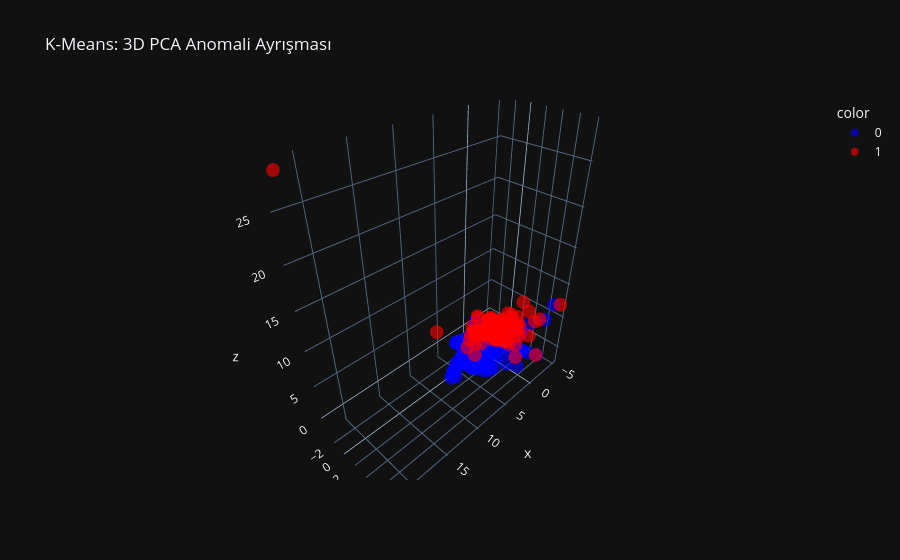

The notebook cell this image was saved under:
### Markdown cell above
---
## Bölüm 3: K-Means Clustering

### Code cell
km = KMeans(n_clusters=10, random_state=42, n_init='auto')
km.fit(X_normal_train)
scores_val = np.min(km.transform(X_val_s), axis=1)
km_thresh, _ = find_best_threshold(scores_val, y_val.values)
scores_test = np.min(km.transform(X_test_s), axis=1)
y_pred = (scores_test > km_thresh).astype(int)
print(classification_report(y_test, y_pred, target_names=['Normal', 'Anomali']))
print(f"AUC: {roc_auc_score(y_test, scores_test):.4f}")

from sklearn.decomposition import PCA
pca = PCA(n_components=3); X_pca = pca.fit_transform(X_test_s)
fig = px.scatter_3d(x=X_pca[:,0], y=X_pca[:,1], z=X_pca[:,2], color=y_test.astype(str),
                    color_discrete_map={'0':'blue','1':'red'}, opacity=0.6,
                    title="K-Means: 3D PCA Anomali Ayrışması")
fig.update_layout(template='plotly_dark'); fig.show()

### Figure 1 — Plotly figure (JSON) as saved in the notebook; plotly's stock layout.template omitted (floating-point values rounded to 4 significant figures; data arrays with more than 128 entries replaced by an {"elided": "..."} marker saying what was removed)
{"data": [{"hovertemplate": "color=0<br>x=%{x}<br>y=%{y}<br>z=%{z}<extra></extra>", "legendgroup": "0", "marker": {"color": "blue", "opacity": 0.6, "symbol": "circle"}, "mode": "markers", "name": "0", "scene": "scene", "showlegend": true, "type": "scatter3d", "x": {"elided": "416 float values"}, "y": {"elided": "416 float values"}, "z": {"elided": "416 float values"}}, {"hovertemplate": "color=1<br>x=%{x}<br>y=%{y}<br>z=%{z}<extra></extra>", "legendgroup": "1", "marker": {"color": "red", "opacity": 0.6, "symbol": "circle"}, "mode": "markers", "name": "1", "scene": "scene", "showlegend": true, "type": "scatter3d", "x": [-0.7757, -1.243, -1.754, -0.8717, -1.194, -1.75, -1.619, -1.368, -0.9877, -0.9809, -1.065, -2.407, -2.064, -2.96, -2.443, -2.08, -1.261, 3.866, -3.15, -3.962, -3.238, -1.848, -2.039, -2.209, -1.56, -2.145, -1.904, -1.66, -2.137, -2.318, -2.071, -2.919, -2.855, -3.268, -1.748, -2.509, -3.851, -2.226, -2.723, -2.452, -4.167, -2.453, -1.34, -1.332, -2.087, -1.757, -1.904, -0.9924, -1.857, -1.775, -1.035, -0.9923, -1.766, -1.693, -1.785, -1.85, -1.865, -1.481, -0.9712, -2.123, -1.585, -1.122, -2.113, -2.066, 0.1151, -0.4157, -0.5124, -0.647, 2.392, -0.6453, -0.6653, 22.04, -0.7189, -4.749, -2.183, -0.7974, -0.9401, -0.8088, -1.855, -0.9301, 2.113, 0.6336, 0.4995, 0.5026, 0.05443, 0.055, 0.1917, 0.3068, 1.808, 2.98, 0.2383, 3.007, 8.474, -0.8946, -1.303, -0.7081, -1.1, -0.4863, -1.43, -1.73, -2.623, -1.23, -1.05, -1.181, -1.121, -0.8802, -0.9863, -0.7685, -0.9941, -1.245, 0.3077, -1.632, -1.461], "y": [-0.6866, -0.3618, 0.3695, -0.7009, -0.7031, -0.7757, -0.337, -0.3501, -1.16, -0.9783, -0.8389, 1.097, 0.438, 2.095, 1.795, 0.6271, 0.5731, 1.036, 1.839, 4.024, 4.939, 2.263, 2.543, 1.79, 1.569, 1.372, 1.741, 1.697, 1.317, 1.615, 1.3, 3.191, 3.624, 2.811, 2.537, 2.775, 5.088, 3.664, 6.638, 3.872, 2.82, 1.912, 0.0163, -0.5541, -0.6077, -0.6448, -0.5398, -1.313, -0.4375, -0.8636, -1.059, -1.083, -0.9493, -0.7203, 0.4571, -0.3096, -0.4195, -0.1915, -0.4409, 0.5826, 0.1741, -0.6357, 0.3676, 2.103, -1.103, -0.6499, -0.6291, -0.5842, 0.5477, 1.712, 2.418, -3.443, 0.7163, 7.818, 1.147, -0.92, -1.356, -1.439, 0.591, -1.117, -0.6684, -0.8805, -1.129, -0.9522, -1.345, -1.383, -1.582, -1.495, 0.08992, -0.3143, -0.8304, 0.4928, -0.2126, 2.838, 4.32, 4.726, 4.217, 5.025, 3.121, 1.553, 6.52, 1.198, 1.102, 1.109, 1.202, -0.6792, -1.191, 0.0441, -0.8617, -0.4735, -0.2315, -2.714, -2.474], "z": [-0.1317, -0.1483, 1.347, -0.2695, -0.3567, 1.58, 0.9713, 1.152, 0.04463, -0.2954, -0.2165, 1.827, 1.639, 2.956, 1.785, 1.908, -0.2057, 3.615, 3.29, 4.567, 1.42, -0.3691, 0.2539, 1.571, -0.09455, 1.583, 0.9118, -0.4955, 1.586, 1.642, 1.577, 2.662, 2.461, 3.4, -0.08801, 1.717, 3.567, -0.3436, -0.5378, 1.141, 5.305, 2.1, -0.4045, -0.1978, 1.765, 1.596, 2.115, 0.0134, 1.725, 1.576, -0.2414, -0.1923, 1.656, 1.601, 2.074, 1.854, 1.641, 0.9373, -0.1616, 1.716, 0.02991, -0.1117, 1.465, 4.268, 0.1626, -0.1792, 0.2214, 0.1404, -1.129, 0.3614, 0.9775, 28.36, -0.1828, 7.25, 2.661, -0.08491, 0.01841, 0.01177, 2.357, 0.08275, 0.5499, 0.6876, 0.5859, 0.01266, -0.2914, 0.2044, 0.436, 0.4845, 0.1779, -0.03124, 0.05611, 4.065, 6.013, 1.257, 2.491, 3.768, 3.915, -0.4896, -0.05218, 1.017, 5.457, -0.0267, -0.176, -0.1958, -0.3275, -0.06923, 0.08247, 1.353, 0.1377, 0.3244, -1.017, 1.291, 1.221]}], "layout": {"legend": {"title": {"text": "color"}, "tracegroupgap": 0}, "scene": {"domain": {"x": [0.0, 1.0], "y": [0.0, 1.0]}, "xaxis": {"title": {"text": "x"}}, "yaxis": {"title": {"text": "y"}}, "zaxis": {"title": {"text": "z"}}}, "title": {"text": "K-Means: 3D PCA Anomali Ayrışması"}}}
